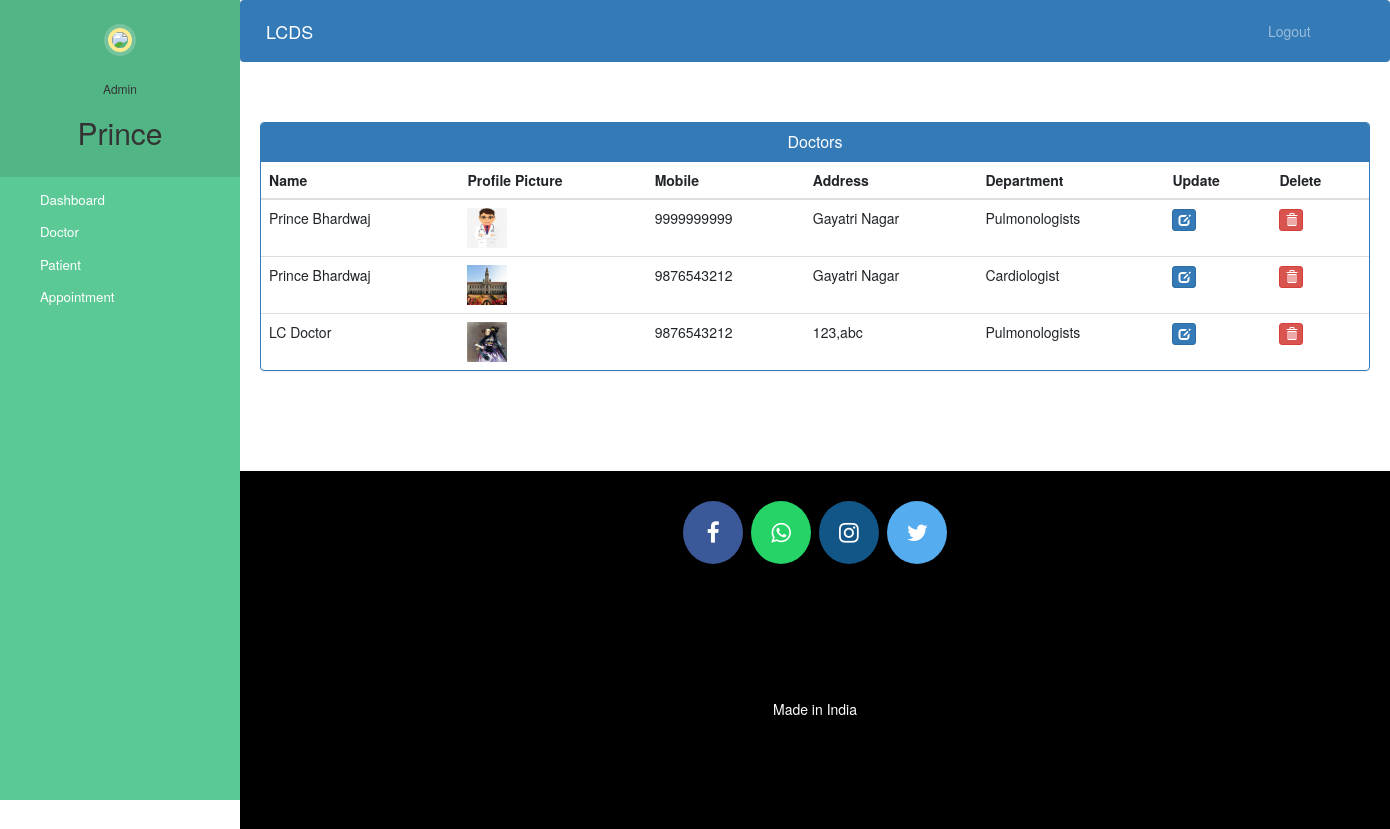
The app's page /admin-view-doctor (signed in) with its own data.
### hospital/models.py (models this page shows, shortened)
class Doctor(models.Model):
    user=models.OneToOneField(User,on_delete=models.CASCADE)
    profile_pic= models.ImageField(upload_to='profile_pic/DoctorProfilePic/',null=True,blank=True)
    address = models.CharField(max_length=40)
    mobile = models.CharField(max_length=20,null=True)
    department= models.CharField(max_length=50,choices=departments,default='Cardiologist')
    status=models.BooleanField(default=False)
    @property
    def get_name(self):
        return self.user.first_name+" "+self.user.last_name

### hospital/views.py (the view)
# urls.py: path('admin-view-doctor', views.admin_view_doctor_view,name='admin-view-doctor'),
@login_required(login_url='adminlogin')
@user_passes_test(is_admin)
def admin_view_doctor_view(request):
    doctors=models.Doctor.objects.all().filter(status=True)
    return render(request,'hospital/admin_view_doctor.html',{'doctors':doctors})

### hospital/views.py (called while the page is built)
def is_admin(user):
    return user.groups.filter(name='ADMIN').exists()

### templates/hospital/admin_view_doctor.html (shortened to what this page needs)
{% extends 'hospital/admin_base.html' %}
{% block content %}
{%load static%}
<head>
  <link href="//netdna.bootstrapcdn.com/bootstrap/3.0.0/css/bootstrap.min.css" rel="stylesheet" id="bootstrap-css">
</head>
<div class="container">
  <div class="panel panel-primary">
    <div class="panel-heading">
      <h6 class="panel-title">Doctors</h6>
    </div>
    <table class="table table-hover" id="dev-table">
      <thead>
        <tr>
          <th>Name</th>
          <th>Profile Picture</th>
          <th>Mobile</th>
          <th>Address</th>
          <th>Department</th>
          <th>Update</th>
          <th>Delete</th>
        </tr>
      </thead>
      {% for d in doctors %}
      <tr>
        <td> {{d.get_name}}</td>
        <td> <img src="{% static d.profile_pic.url %}" alt="Profile Pic" height="40px" width="40px" /></td>
        <td>{{d.mobile}}</td>
        <td>{{d.address}}</td>
        <td>{{d.department}}</td>
        <td><a class="btn btn-primary btn-xs" href="{% url 'update-doctor' d.id  %}"><span class="glyphicon glyphicon-edit"></span></a></td>
        <td><a class="btn btn-danger btn-xs" href="{% url 'delete-doctor-from-hospital' d.id  %}"><span class="glyphicon glyphicon-trash"></span></a></td>
      </tr>
      {% endfor %}
    </table>
  </div>
</div>
{% endblock content %}

### templates/hospital/admin_base.html (shortened to what this page needs)
<!DOCTYPE html>
{% load static %}
<html lang="en">
<head>
  <link rel="stylesheet" href="https://stackpath.bootstrapcdn.com/bootstrap/4.3.1/css/bootstrap.min.css">
  <link rel="stylesheet" href="https://maxcdn.bootstrapcdn.com/font-awesome/4.7.0/css/font-awesome.min.css">
  <link rel="stylesheet" href="{% static '/style.css' %}">
</head>
<body>
  <nav class="menu" tabindex="0">
    <header class="avatar">
      <img src="{% static "images/adminpropic.png" %}" />
      <br><br>
      <h6>Admin</h6>
      <h2>{{request.user.first_name}}</h2>
    </header>
    <ul>
      <li tabindex="0" class="icon-dashboard"> <a style="color:white; text-decoration:none;" href="/admin-dashboard"><span>Dashboard</span></a> </li>
      <li tabindex="0" class="icon-customers"> <a style="color:white; text-decoration:none;" href="/admin-doctor"><span>Doctor</span></a></li>
      <li tabindex="0" class="icon-users"> <a style="color:white; text-decoration:none;" href="/admin-patient"><span>Patient</span></a></li>
      <li tabindex="0" class="icon-calendar"> <a style="color:white; text-decoration:none;" href="/admin-appointment"><span>Appointment</span></a></li>
    </ul>
  </nav>
  <main>
    <div class="bs-example">
      <nav class="navbar navbar-expand-md  navbar-dark fixed-top" style="background:#337AB7;">
        <a href="/admin-dashboard" class="navbar-brand">LCDS</a>
        <div class="collapse navbar-collapse justify-content-between" id="navbarCollapse">
          <div class="navbar-nav" style=" margin-left: 90%;">
            <a href="/logout" class="nav-item nav-link">Logout</a>
          </div>
        </div>
      </nav>
    </div>
    <br><br>
    {% block content %}
    {% endblock content %}
    <br><br><br><br>
    <footer>
      <p>
        <a id="ftr" href="#" class="fa fa-facebook"></a>
        <a id="ftr" href="#" class="fa fa-whatsapp"></a>
        <a id="ftr" href="#" class="fa fa-instagram"></a>
        <a id="ftr" href="#" class="fa fa-twitter"></a>
      </p>
      <br>
      <div class="container">
        <div class="row">
          <div class="col-md-12 col-sm-12">
            <div style="color:#ffffff;" class="wow fadeInUp footer-copyright">
              <p>Made in India <br>
                 </p>
            </div>
          </div>
        </div>
      </div>
    </footer>
  </main>
</body>
</html>

### static/style.css (style rules this page uses)
body { padding-left: 240px; }
main { position: relative; height: 100vh; }
.menu { background: #5bc995; height: 100vh; width: 240px; position: fixed; top: 0px; left: 0; z-index: 5; outline: none; }
.menu .avatar { background: rgba(0, 0, 0, 0.1); padding: 2em 0.5em; text-align: center; }
.menu .avatar img { width: 100px; border-radius: 50%; overflow: hidden; border: 4px solid #ffea92; box-shadow: 0 0 0 4px rgba(255, 255, 255, 0.2); }
.menu .avatar h2 { font-weight: normal; margin-bottom: 0; }
.menu ul { list-style: none; padding: 0.5em 0; margin: 0; }
.menu ul li { padding: 0.5em 1em 0.5em 3em; font-size: 0.95em; font-weight: regular; background-repeat: no-repeat; background-position: left 15px center; background-size: auto 20px; transition: all 0.15s linear; cursor: pointer; }
.menu ul li.icon-dashboard { background-image: url("http://www.entypo.com/images//gauge.svg"); }
.menu ul li.icon-customers { background-image: url("http://www.entypo.com/images//briefcase.svg"); }
.menu ul li.icon-users { background-image: url("http://www.entypo.com/images//users.svg"); }
.menu ul li.icon-calendar { background-image: url("http://www.entypo.com/images//calendar.svg"); }

### templates/hospital/admin_base.html (style rules this page uses)
a:link { text-decoration: none; }
a { color: white; }
footer { padding: 0px 0px 0px 0px; background-color: black; margin: 0px; }
#ftr { padding: 20px; }
.fa { font-size: 23px; width: 60px; text-align: center; text-decoration: none; margin: 5px 2px; border-radius: 50%; }
.fa-facebook { background: #3B5998; color: white; margin-top: 30px; }
.fa-whatsapp { background: #25d366; color: white; }
.fa-twitter { background: #55ACEE; color: white; }
.fa-instagram { background: #125688; color: white; }
p { text-align: center; }
body { padding-left: 240px; }
main { position: relative; height: 100vh; }
.menu { background: #5bc995; height: 100vh; width: 240px; position: fixed; top: 0px; left: 0; z-index: 5; outline: none; }
.menu .avatar { background: rgba(0, 0, 0, 0.1); padding: 2em 0.5em; text-align: center; }
.menu .avatar img { width: 100px; border-radius: 50%; overflow: hidden; border: 4px solid #ffea92; box-shadow: 0 0 0 4px rgba(255, 255, 255, 0.2); }
.menu .avatar h2 { font-weight: normal; margin-bottom: 0; }
.menu ul { list-style: none; padding: 0.5em 0; margin: 0; }
.menu ul li { padding: 0.5em 1em 0.5em 3em; font-size: 0.95em; font-weight: regular; background-repeat: no-repeat; background-position: left 15px center; background-size: auto 20px; transition: all 0.15s linear; cursor: pointer; }
.menu ul li.icon-dashboard { background-image: url("http://www.entypo.com/images//gauge.svg"); }
.menu ul li.icon-customers { background-image: url("http://www.entypo.com/images//briefcase.svg"); }
.menu ul li.icon-users { background-image: url("http://www.entypo.com/images//users.svg"); }
.menu ul li.icon-calendar { background-image: url("http://www.entypo.com/images//calendar.svg"); }

### templates/hospital/admin_view_doctor.html (style rules this page uses)
a:link { text-decoration: none; }
h6 { text-align: center; }
.row { margin: 100px; }

### records on screen
Doctor: get_name "Prince Bhardwaj", profile_pic (picture), mobile "9999999999", address "Gayatri Nagar", department "Pulmonologists"
Doctor: get_name "Prince Bhardwaj", profile_pic (picture), mobile "9876543212", address "Gayatri Nagar", department "Cardiologist"
Doctor: get_name "LC Doctor", profile_pic (picture), mobile "9876543212", address "123,abc", department "Pulmonologists"

### other values on screen
{{ request.user.first_name }} "Prince"
